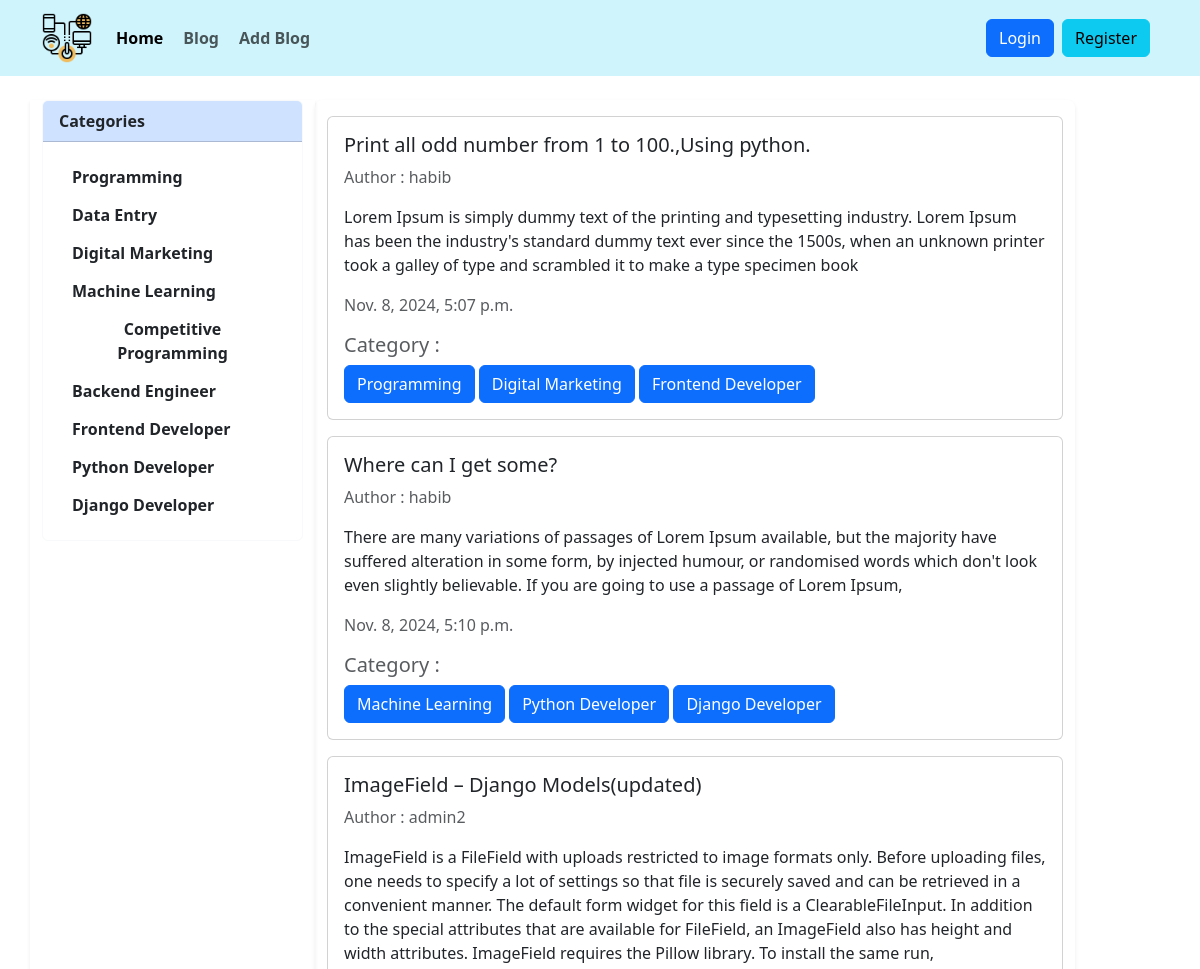
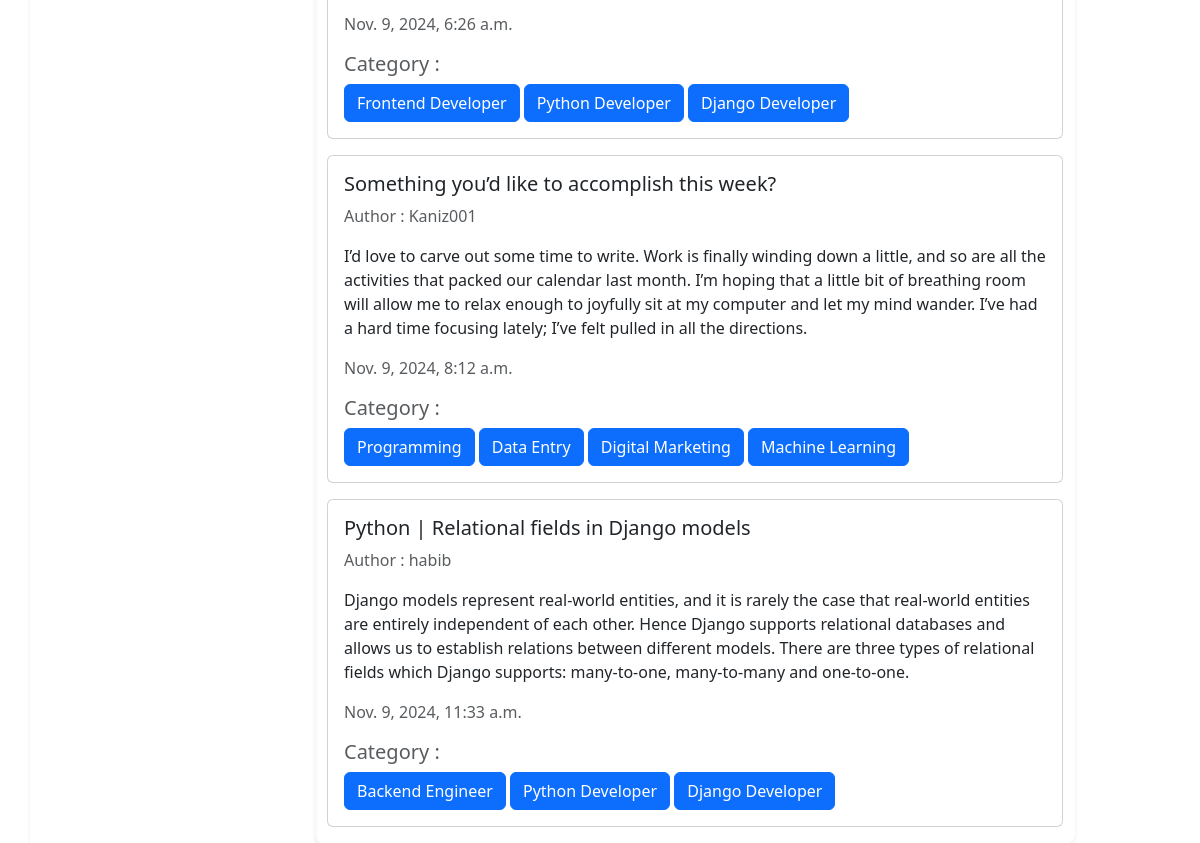
The app's page /blogs/ with its own data (2 pictures, top to bottom).
### author/models.py (models this page shows, shortened)
class Category(models.Model):
    category=models.CharField(max_length=50)
    slug=models.SlugField(max_length=50, unique=True, null=True,blank=True)

class blog_post(models.Model):
    title=models.CharField(max_length=100)
    content=models.TextField()
    category=models.ManyToManyField(Category)
    author=models.ForeignKey(User,on_delete=models.CASCADE)
    post_time=models.DateTimeField(auto_now_add=True)

### author/views.py (the view)
# urls.py: path('blogs/',views.all_blog,name='all_blog'),
def all_blog(request):
    blog=blog_post.objects.all()
    category=Category.objects.all()
    return render(request,'./author/blog_page.html',{'posts':blog,'cat':category})

### author/templates/author/blog_page.html (shortened to what this page needs)
{% extends "base.html" %}
{% load static %}
{% block content %}
<div class="container">
    <div class="row ">
      <div class="col-3 mt-4 shadow-sm ">
        <div class="card border-light mb-3 sticky-top " style="max-width: 18rem;">
          <div class="card-header bg-primary-subtle fw-bolder">Categories</div>
          <div class="card-body">
            {% for data in cat %}
           <a class="btn btn-close-white  fw-semibold" href="">{{data.category}}</a> <br>
           {% endfor %}
          </div>
        </div>
      </div>
        <div class="col-8 h-100 rounded-3 shadow-sm  mt-4">
          <div class="w-100  pt-3">
            {% for post in posts %}
              <div class="card w-100 mb-3">
                  <div class="card-body ">
                    <div class="d-flex justify-content-between align-items-center">
                      <div>
                          <h5 class="card-title">{{post.title}}</h5>
                     </div>
                  </div>
                    <p class="text-muted">Author : {{post.author}} </p>
                    <p class="card-text">{{post.content}} </p>
                    <p class="card-text text-muted">{{post.post_time}} </p>
                    <h5 class="text-muted">Category :</h5>
                    {% for cat in post.category.all %}
                    <a href="#" class="btn btn-primary"> {{cat.category}} </a>
                    {% endfor %}
                  </div>
                </div>
            {% endfor %}
          </div>
      </div>
    </div>
  </div>
{% endblock content %}

### records on screen
Category: category "Programming"
Category: category "Data Entry"
Category: category "Digital Marketing"
Category: category "Machine Learning"
Category: category "Competitive Programming"
Category: category "Backend Engineer"
Category: category "Frontend Developer"
Category: category "Python Developer"
Category: category "Django Developer"
blog_post: title "Print all odd number from 1 to 100.,Using python.", author "habib", content "Lorem Ipsum is simply dummy text of the printing and typesetting industry. Lorem Ipsum has been the industry's standard dummy text ever since the 1500s, when an unknown printer took a galley of type and scrambled it to make a type specimen book", post_time "Nov. 8, 2024, 5:07 p.m."
blog_post: title "Where can I get some?", author "habib", content "There are many variations of passages of Lorem Ipsum available, but the majority have suffered alteration in some form, by injected humour, or randomised words which don't look even slightly believable. If you are going to use a passage of Lorem Ipsum,", post_time "Nov. 8, 2024, 5:10 p.m."
blog_post: title "ImageField – Django Models(updated)", author "admin2", content "ImageField is a FileField with uploads restricted to image formats only. Before uploading files, one needs to specify a lot of settings so that file is securely saved and can be retrieved in a convenient manner. The default form widget for this field is a ClearableFileInput. In addition to the special attributes that are available for FileField, an ImageField also has height and width attributes. ImageField requires the Pillow library. To install the same run,", post_time "Nov. 9, 2024, 6:26 a.m."
blog_post: title "Something you’d like to accomplish this week?", author "Kaniz001", content "I’d love to carve out some time to write. Work is finally winding down a little, and so are all the activities that packed our calendar last month. I’m hoping that a little bit of breathing room will allow me to relax enough to joyfully sit at my computer and let my mind wander. I’ve had a hard time focusing lately; I’ve felt pulled in all the directions.", post_time "Nov. 9, 2024, 8:12 a.m."
blog_post: title "Python | Relational fields in Django models", author "habib", content "Django models represent real-world entities, and it is rarely the case that real-world entities are entirely independent of each other. Hence Django supports relational databases and allows us to establish relations between different models. There are three types of relational fields which Django supports: many-to-one, many-to-many and one-to-one.", post_time "Nov. 9, 2024, 11:33 a.m."
